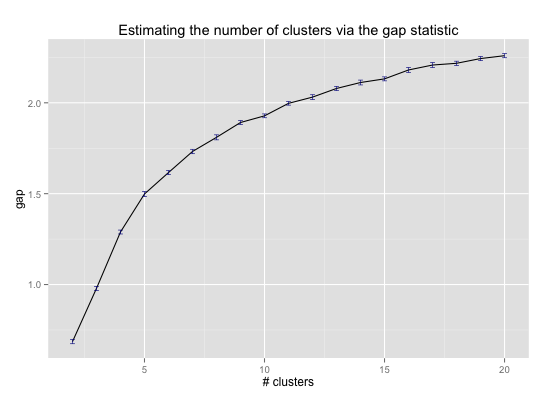

Generate this figure with R:
# An implementation of the gap statistic algorithm from Tibshirani, Walther, and Hastie's "Estimating the number of clusters in a data set via the gap statistic".

library(plyr)
library(ggplot2)

# Given a matrix `data`, where rows are observations and columns are individual dimensions, compute and plot the gap statistic (according to a uniform reference distribution).
gap_statistic = function(data, min_num_clusters = 2, max_num_clusters = 20, num_reference_bootstraps = 50) {
  num_clusters = min_num_clusters:max_num_clusters
  actual_dispersions = maply(num_clusters, function(n) dispersion(data, n))
  ref_dispersions = maply(num_clusters, function(n) reference_dispersion(data, n, num_reference_bootstraps))
  mean_ref_dispersions = ref_dispersions[ , 1]
  stddev_ref_dispersions = ref_dispersions[ , 2]
  gaps = mean_ref_dispersions - actual_dispersions
  
  print(plot_gap_statistic(gaps, stddev_ref_dispersions, num_clusters))
  
  print(paste("The estimated number of clusters is ", num_clusters[which.max(gaps)], ".", sep = ""))
  
  list(gaps = gaps, gap_stddevs = stddev_ref_dispersions)
}

# Plot the gaps along with error bars.
plot_gap_statistic = function(gaps, stddevs, num_clusters) {
  qplot(num_clusters, gaps, xlab = "# clusters", ylab = "gap", geom = "line", main = "Estimating the number of clusters via the gap statistic") + geom_errorbar(aes(num_clusters, ymin = gaps - stddevs, ymax = gaps + stddevs), size = 0.3, width = 0.2, colour = "darkblue")
}

# Calculate log(sum_i(within-cluster_i sum of squares around cluster_i mean)).
dispersion = function(data, num_clusters) {
  # R's k-means algorithm doesn't work when there is only one cluster.
  if (num_clusters == 1) {
    cluster_mean = aaply(data, 2, mean)
    distances_from_mean = aaply((data - cluster_mean)^2, 1, sum)
    log(sum(distances_from_mean))
  } else {	
    # Run the k-means algorithm `nstart` times. Each run uses at most `iter.max` iterations.
    k = kmeans(data, centers = num_clusters, nstart = 10, iter.max = 50)
    # Take the sum, over each cluster, of the within-cluster sum of squares around the cluster mean. Then take the log. This is `W_k` in TWH's notation.
    log(sum(k$withinss))
  }
}

# For an appropriate reference distribution (in this case, uniform points in the same range as `data`), simulate the mean and standard deviation of the dispersion.
reference_dispersion = function(data, num_clusters, num_reference_bootstraps) {
  dispersions = maply(1:num_reference_bootstraps, function(i) dispersion(generate_uniform_points(data), num_clusters))
  mean_dispersion = mean(dispersions)
  stddev_dispersion = sd(dispersions) / sqrt(1 + 1 / num_reference_bootstraps) # the extra factor accounts for simulation error
  c(mean_dispersion, stddev_dispersion)
}

# Generate uniform points within the range of `data`.
generate_uniform_points = function(data) {
  # Find the min/max values in each dimension, so that we can generate uniform numbers in these ranges.
  mins = aaply(data, 2, min)
  maxs = apply(data, 2, max)
  
  num_datapoints = nrow(data)
  # For each dimension, generate `num_datapoints` points uniformly in the min/max range.
  uniform_pts = maply(1:length(mins), function(dim) runif(num_datapoints, min = mins[dim], max = maxs[dim]))
  uniform_pts = t(uniform_pts)
}


data <- read.csv("/Users/royxue/Code/CMU_Projects/code/kmeans/final_merge.csv");

gap_statistic(data[3:47]);
